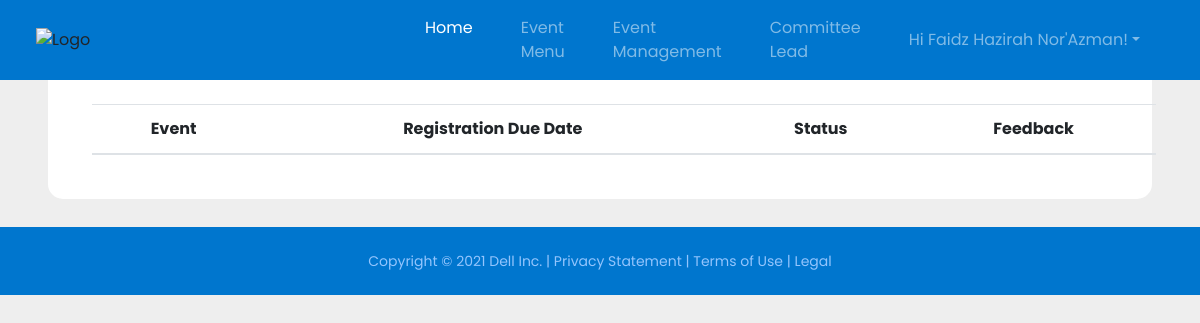
The app's page /app/event_management (signed in), older data.
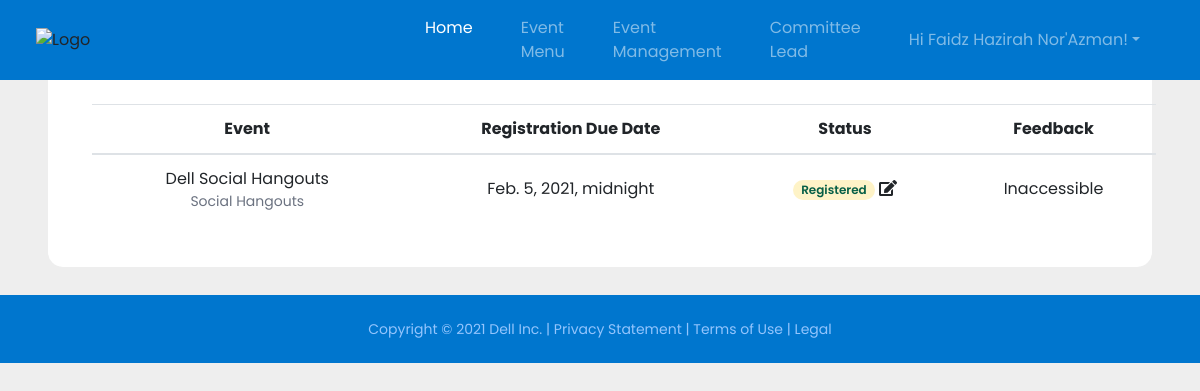
The same page, newer data.
### main/models.py (models this page shows, shortened)
class Registration(models.Model):
    participant_fk = models.ForeignKey(
        settings.AUTH_USER_MODEL,
        on_delete=models.CASCADE
    )
    event_fk = models.ForeignKey(
        'main.Event',
        on_delete=models.CASCADE
    )
    status_fk = models.ForeignKey(
        'main.Status',
        on_delete=models.CASCADE,
        default=''
    )

class Event(models.Model):
    name = models.CharField(max_length=100)
    category = models.ForeignKey(
        'main.Category',
        on_delete=models.CASCADE
    )
    start_datetime = models.DateTimeField(null=True, blank=True)
    end_datetime = models.DateTimeField(null=True, blank=True)
    reg_due_datetime = models.DateTimeField(null=True, blank=True)
    virtual = models.BooleanField(default=False)
    description = models.TextField(max_length=1000)
    venue_platform = models.CharField(max_length=100, default='Not Set')
    prog_mgr = models.ManyToManyField(settings.AUTH_USER_MODEL, related_name="prog_mgr")
    comm_lead = models.ManyToManyField(settings.AUTH_USER_MODEL)
    speaker = models.CharField(max_length=100, default='Not Set')
    status_fk = models.ForeignKey(
        'main.Status',
        on_delete=models.CASCADE,
        default=''
    )
    img_url = models.CharField(max_length=5000)

class Category(models.Model):
    name = models.CharField(max_length=50)

class Status(models.Model):
    name = models.CharField(max_length=50)

### main/views.py (the view)
# urls.py: path('event_management', views.pt_event_mngt, name="pt_event_mngt"),
@login_required(login_url='login')
def pt_event_mngt(request):
    if request.method == 'POST':
        return redirect('pt_event_mngt')
    else:
        context = {
            'event_reg': Registration.objects.filter(participant_fk=Account.objects.get(email=request.user.email))
        }
        return render(request, 'pt_event_mngt.html', context)

### main/templates/pt_event_mngt.html (shortened to what this page needs)
{% extends "user_base.html" %}
{% load static %}
        {% block body %}
        <section>
            <table id="event_management" class="table m-6 divide-y divide-gray-200 align-middle" style="width:100%">
                <thead>
                    <tr>
                        <th>Event</th>
                        <th>Registration Due Date</th>
                        <th>Status</th>
                        <th>Feedback</th>
                    </tr>
                </thead>
                <tbody>
                    {% for reg in event_reg %}
                    {% if reg.status_fk.name == 'Registered' or reg.status_fk.name == 'Attended' or reg.status_fk.name == 'Postponed' %}
                    <tr>
                        <td class="row-center">
                            <div>
                                {{ reg.event_fk.name }}
                            </div>
                            <div class="text-sm text-gray-500">
                                {{ reg.event_fk.category.name }}
                            </div>
                        </td>
                        <td class="row-center">{{ reg.event_fk.reg_due_datetime }}</td>
                        <td class="row-center">
                            {% if reg.status_fk.name == 'Attended' %}
                            <span
                                class="px-2 inline-flex text-xs leading-5 font-semibold rounded-full bg-green-100 text-green-800">
                                {{ reg.status_fk.name }}
                            </span>
                            {% else %}
                            <span
                                class="px-2 inline-flex text-xs leading-5 font-semibold rounded-full bg-yellow-100 text-green-800">
                                {{ reg.status_fk.name }}
                            </span>
                            <a id="pt-event-status-modal-pop" style="cursor: pointer;"
                                data-url="{% url 'pt_event_status_modal' reg.id %}" title="Edit Status"><i
                                    class="fas fa-edit"></i>
                            </a>
                            {% endif %}
                        </td>
                        <td class="row-center">
                            {% if reg.status_fk.name == 'Attended' %}
                            <a id="pt-event-feedback-modal-pop" style="cursor: pointer;"
                                data-url="{% url 'pt_event_feedback_modal' reg.id %}"
                                class="hover:no-underline text-xs px-1 font-semibold rounded-full bg-blue-100 text-blue-800">Submit
                                Feedback</a>
                            {% else %}
                            Inaccessible
                            {% endif %}
                        </td>
                    </tr>
                    {% endif %}
                    {% endfor %}
                </tbody>
            </table>
        </section>
        {% endblock %}

Row changes from the older to the newer data that the page shows:
added Registration: event_fk.name "Dell Social Hangouts", event_fk.category.name "Social Hangouts", event_fk.reg_due_datetime "Feb. 5, 2021, midnight", status_fk.name "Registered", shows "Inaccessible"
